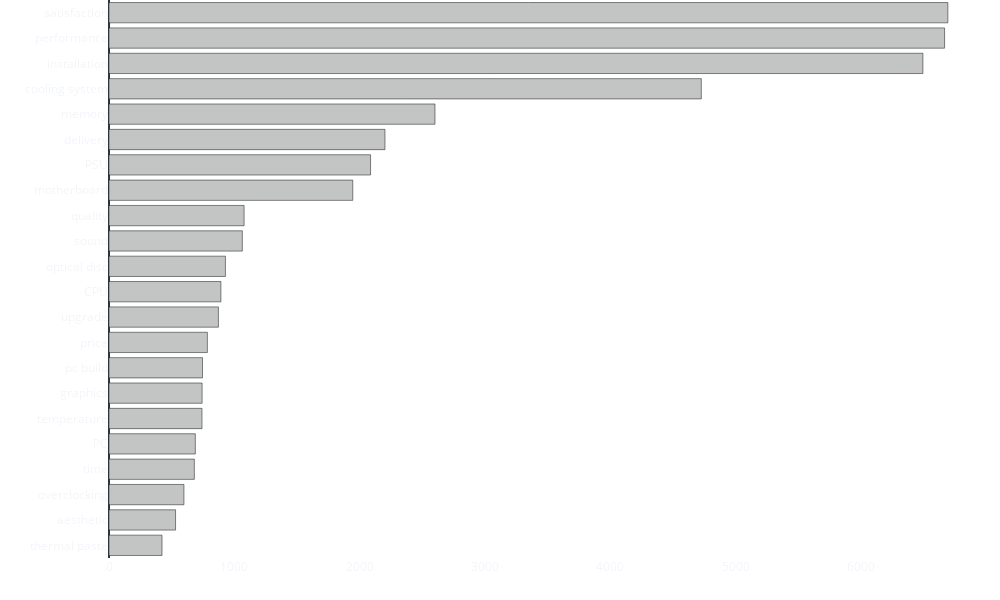

Notebook code for this chart:
### Markdown cell above
## Topics

### Code cell
count = Counter()
for x in reviews_df["topics"].values:
    topics = set([topic_mapping[f"T{y['topic']}"] for y in x])
    count.update(topics)

topics_count = pd.DataFrame(count.items(), columns=["topic", "count"])
topics_count["topic"] = topics_count["topic"].astype("category")
# topics_count["topic"] = (
#     topics_count["topic"].apply(lambda x: topic_mapping[x]).astype("category")
# )
topics_count = pd.DataFrame(topics_count.groupby("topic")["count"].sum()).reset_index()

order = topics_count.sort_values(by="count", ascending=False)
order = order.reset_index()["topic"]

fig1 = px.bar(
    topics_count,
    y="topic",
    x="count",
    color_discrete_sequence=[secondary_color],
    category_orders=dict(topic=order),
    width=1000,
    height=600,
)
fig1.update_xaxes(showgrid=False, title_text="")
fig1.update_yaxes(showgrid=False, title_text="")
fig1.update_layout({"margin": dict(l=0, t=0, r=0, b=0)})

fig1.update_layout(
    {
        "plot_bgcolor": "rgba(0, 0, 0, 0)",
        "paper_bgcolor": "rgba(0, 0, 0, 0)",
    }
)

# cambiare colori editor per salvare il grafico
fig1.write_image("../output/topics.png")

print(len(topics_count))
fig1

### Figure 1 — Plotly figure (JSON) as saved in the notebook; plotly's stock layout.template omitted (floating-point values rounded to 4 significant figures)
{"data": [{"alignmentgroup": "True", "hovertemplate": "count=%{x}<br>topic=%{y}<extra></extra>", "legendgroup": "", "marker": {"color": "#C3C5C5", "pattern": {"shape": ""}}, "name": "", "offsetgroup": "", "orientation": "h", "showlegend": false, "textposition": "auto", "x": [893, 689, 2087, 531, 4726, 2202, 743, 6494, 2601, 1945, 929, 598, 746, 6667, 785, 1078, 6693, 1064, 742, 423, 681, 873], "xaxis": "x", "y": ["CPU", "PC", "PSU", "aesthetic", "cooling system", "delivery", "graphics", "installation", "memory", "motherboard", "optical disc", "overclocking", "pc build", "performance", "price", "quality", "satisfaction", "sound", "temperature", "thermal paste", "time", "upgrade"], "yaxis": "y", "type": "bar"}], "layout": {"xaxis": {"anchor": "y", "domain": [0.0, 1.0], "title": {"text": ""}, "showgrid": false}, "yaxis": {"anchor": "x", "domain": [0.0, 1.0], "title": {"text": ""}, "categoryorder": "array", "categoryarray": ["thermal paste", "aesthetic", "overclocking", "time", "PC", "temperature", "graphics", "pc build", "price", "upgrade", "CPU", "optical disc", "sound", "quality", "motherboard", "PSU", "delivery", "memory", "cooling system", "installation", "performance", "satisfaction"], "showgrid": false}, "legend": {"tracegroupgap": 0}, "margin": {"t": 0, "l": 0, "r": 0, "b": 0}, "barmode": "relative", "height": 600, "width": 1000, "plot_bgcolor": "rgba(0, 0, 0, 0)", "paper_bgcolor": "rgba(0, 0, 0, 0)"}}
